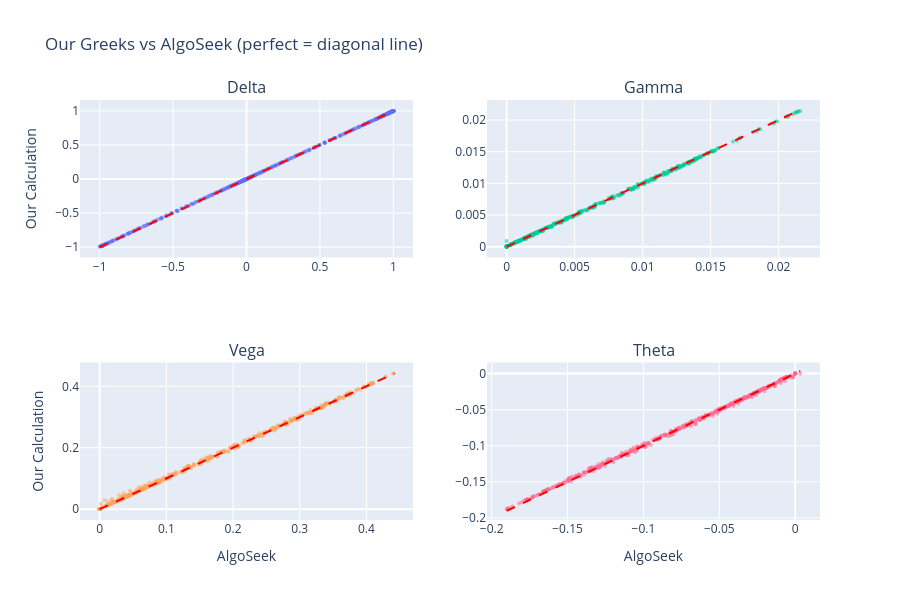

Notebook code cell kept with this figure:
### Markdown cell above
### Validation Scatter Plots

### Code cell
# Build all four panels in a single cell — splitting figure construction across
# cells lets papermill flush the inline backend mid-render and capture the
# Delta+Gamma intermediate, leaving Vega/Theta empty in the published figure.
fig = make_subplots(rows=2, cols=2, subplot_titles=["Delta", "Gamma", "Vega", "Theta"])


# Helper: draw scatter + reference 45° line into one panel.
def _add_validation_panel(row: int, col: int, x_col: str, y_col: str, name: str) -> None:
    x_vals = validation_df[x_col].to_list()
    y_vals = validation_df[y_col].to_list()
    fig.add_trace(
        go.Scatter(
            x=x_vals,
            y=y_vals,
            mode="markers",
            marker=dict(size=4, opacity=0.5),
            name=name,
        ),
        row=row,
        col=col,
    )
    lo = min(min(x_vals), min(y_vals))
    hi = max(max(x_vals), max(y_vals))
    fig.add_trace(
        go.Scatter(
            x=[lo, hi],
            y=[lo, hi],
            mode="lines",
            line=dict(dash="dash", color="red"),
            showlegend=False,
        ),
        row=row,
        col=col,
    )


_add_validation_panel(1, 1, "algoseek_delta", "our_delta", "Delta")
_add_validation_panel(1, 2, "algoseek_gamma", "our_gamma", "Gamma")
_add_validation_panel(2, 1, "algoseek_vega", "our_vega", "Vega")
_add_validation_panel(2, 2, "algoseek_theta", "our_theta", "Theta")

fig.update_layout(
    height=600,
    title_text="Our Greeks vs AlgoSeek (perfect = diagonal line)",
    showlegend=False,
)
fig.update_xaxes(title_text="AlgoSeek", row=2, col=1)
fig.update_xaxes(title_text="AlgoSeek", row=2, col=2)
fig.update_yaxes(title_text="Our Calculation", row=1, col=1)
fig.update_yaxes(title_text="Our Calculation", row=2, col=1)

fig.show()

### Figure 1 — Plotly figure (JSON) as saved in the notebook; plotly's stock layout.template omitted (floating-point values rounded to 4 significant figures; data arrays with more than 128 entries replaced by an {"elided": "..."} marker saying what was removed)
{"data": [{"marker": {"opacity": 0.5, "size": 4}, "mode": "markers", "name": "Delta", "type": "scatter", "x": {"elided": "500 float values"}, "xaxis": "x", "y": {"elided": "500 float values"}, "yaxis": "y"}, {"line": {"color": "red", "dash": "dash"}, "mode": "lines", "showlegend": false, "type": "scatter", "x": [-1.0, 1.0], "xaxis": "x", "y": [-1.0, 1.0], "yaxis": "y"}, {"marker": {"opacity": 0.5, "size": 4}, "mode": "markers", "name": "Gamma", "type": "scatter", "x": {"elided": "500 float values"}, "xaxis": "x2", "y": {"elided": "500 float values"}, "yaxis": "y2"}, {"line": {"color": "red", "dash": "dash"}, "mode": "lines", "showlegend": false, "type": "scatter", "x": [0.0, 0.0216], "xaxis": "x2", "y": [0.0, 0.0216], "yaxis": "y2"}, {"marker": {"opacity": 0.5, "size": 4}, "mode": "markers", "name": "Vega", "type": "scatter", "x": {"elided": "500 float values"}, "xaxis": "x3", "y": {"elided": "500 float values"}, "yaxis": "y3"}, {"line": {"color": "red", "dash": "dash"}, "mode": "lines", "showlegend": false, "type": "scatter", "x": [0.0, 0.4421], "xaxis": "x3", "y": [0.0, 0.4421], "yaxis": "y3"}, {"marker": {"opacity": 0.5, "size": 4}, "mode": "markers", "name": "Theta", "type": "scatter", "x": {"elided": "500 float values"}, "xaxis": "x4", "y": {"elided": "500 float values"}, "yaxis": "y4"}, {"line": {"color": "red", "dash": "dash"}, "mode": "lines", "showlegend": false, "type": "scatter", "x": [-0.1901, 0.00341], "xaxis": "x4", "y": [-0.1901, 0.00341], "yaxis": "y4"}], "layout": {"annotations": [{"font": {"size": 16}, "showarrow": false, "text": "Delta", "x": 0.225, "xanchor": "center", "xref": "paper", "y": 1.0, "yanchor": "bottom", "yref": "paper"}, {"font": {"size": 16}, "showarrow": false, "text": "Gamma", "x": 0.775, "xanchor": "center", "xref": "paper", "y": 1.0, "yanchor": "bottom", "yref": "paper"}, {"font": {"size": 16}, "showarrow": false, "text": "Vega", "x": 0.225, "xanchor": "center", "xref": "paper", "y": 0.375, "yanchor": "bottom", "yref": "paper"}, {"font": {"size": 16}, "showarrow": false, "text": "Theta", "x": 0.775, "xanchor": "center", "xref": "paper", "y": 0.375, "yanchor": "bottom", "yref": "paper"}], "height": 600, "showlegend": false, "title": {"text": "Our Greeks vs AlgoSeek (perfect = diagonal line)"}, "xaxis": {"anchor": "y", "domain": [0.0, 0.45]}, "xaxis2": {"anchor": "y2", "domain": [0.55, 1.0]}, "xaxis3": {"anchor": "y3", "domain": [0.0, 0.45], "title": {"text": "AlgoSeek"}}, "xaxis4": {"anchor": "y4", "domain": [0.55, 1.0], "title": {"text": "AlgoSeek"}}, "yaxis": {"anchor": "x", "domain": [0.625, 1.0], "title": {"text": "Our Calculation"}}, "yaxis2": {"anchor": "x2", "domain": [0.625, 1.0]}, "yaxis3": {"anchor": "x3", "domain": [0.0, 0.375], "title": {"text": "Our Calculation"}}, "yaxis4": {"anchor": "x4", "domain": [0.0, 0.375]}}}
